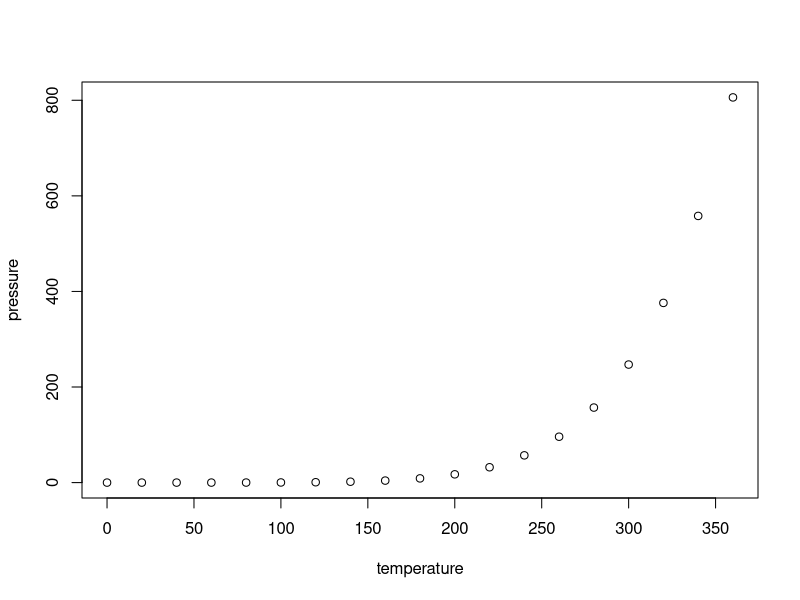
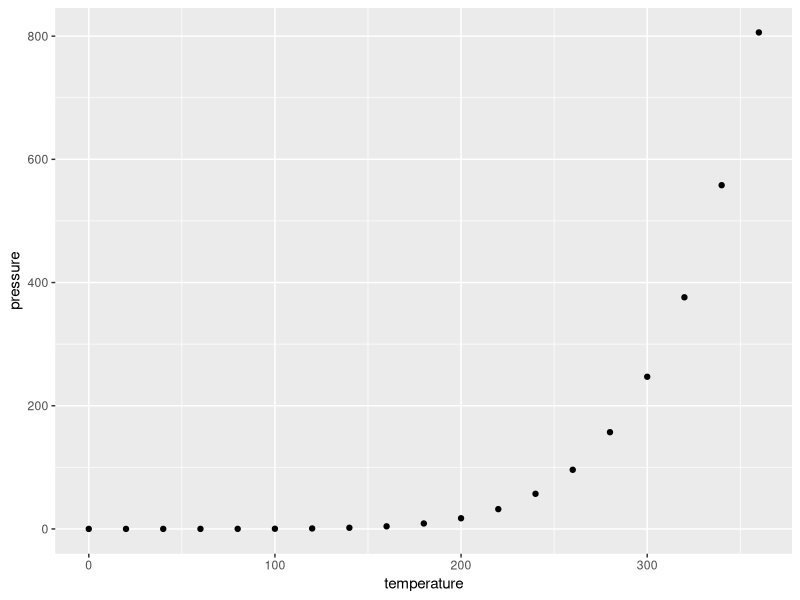

Write R code to recreate these figures, in order.
## ---- chunk 1
knitr::opts_chunk$set(echo = TRUE)
## ---- chunk 2
summary(cars)
## ---- chunk 3
plot(pressure) 
library(ggplot2)

ggplot(data = pressure, aes(x = temperature, y = pressure)) +
  geom_point()
